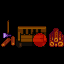

A 2D game scene composited from a Tiled map and its tileset images. What follows is a short description and the map's XML, with every tile layer's data as written:
An orthogonal 4x4 tile map with 16x16 px tiles, 5 tile layers (Back, Buildings, Paths, Front, ...), 3 tilesets.

<map version="1.10" tiledversion="1.11.2" orientation="orthogonal" renderorder="right-down" compressionlevel="0" width="4" height="4" tilewidth="16" tileheight="16" infinite="0" nextlayerid="15" nextobjectid="1">
 <tileset firstgid="1" name="paths" tilewidth="16" tileheight="16" tilecount="64" columns="4">
  <image source="paths.png" width="64" height="256" />
 </tileset>
 <tileset firstgid="65" name="BenceCabinInteriorTilesheet" tilewidth="16" tileheight="16" tilecount="196" columns="14">
  <image source="BenceCabinInteriorTilesheet.png" width="224" height="224" />
 </tileset>
 <tileset firstgid="261" name="spring_BenceCabinTilesheet" tilewidth="16" tileheight="16" tilecount="187" columns="17">
  <image source="spring_BenceCabinTilesheet.png" width="272" height="176" />
 </tileset>
 <layer id="2" name="Back" width="4" height="4">
  <data encoding="csv">
0,0,0,0,
0,0,0,0,
0,0,0,0,
0,0,0,0
</data>
 </layer>
 <layer id="4" name="Buildings" width="4" height="4">
  <data encoding="csv">
0,0,0,0,
0,0,0,0,
402,436,437,404,
0,0,0,0
</data>
 </layer>
 <layer id="6" name="Paths" width="4" height="4">
  <data encoding="csv">
0,0,0,0,
0,0,0,0,
0,0,8,0,
0,0,0,0
</data>
 </layer>
 <layer id="8" name="Front" width="4" height="4">
  <data encoding="csv">
0,0,0,0,
385,419,420,387,
0,0,0,0,
0,0,0,0
</data>
 </layer>
 <layer id="11" name="AlwaysFront" width="4" height="4">
  <data encoding="csv">
0,0,0,0,
0,0,0,0,
0,0,0,0,
0,0,0,0
</data>
 </layer>
 <objectgroup id="3" name="Back" />
 <objectgroup id="5" name="Buildings" />
 <objectgroup id="12" name="Paths" />
 <objectgroup id="9" name="Front" />
 <objectgroup id="10" name="AlwaysFront" />
</map>
